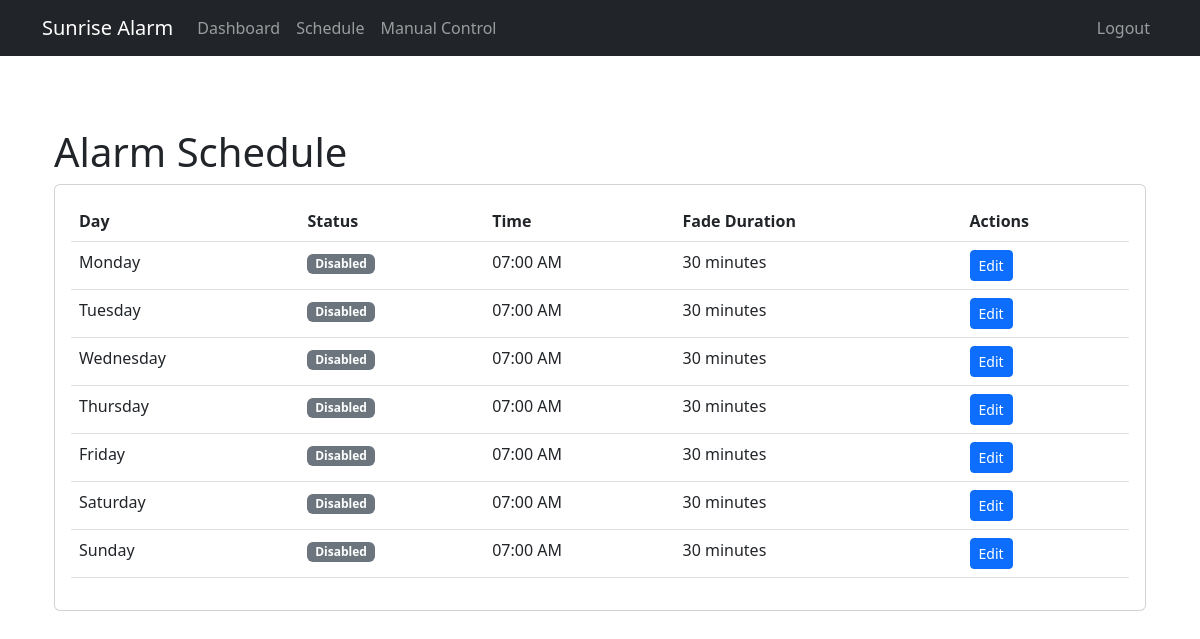
/schedule (signed in), run on the app's committed database.
### sunrise_alarm/app/models.py (models this page shows, shortened)
class AlarmSchedule(db.Model):
    id = db.Column(db.Integer, primary_key=True)
    day_of_week = db.Column(db.Integer, index=True)  # 0-6 for Monday-Sunday
    enabled = db.Column(db.Boolean, default=False)
    alarm_time = db.Column(db.Time, nullable=False)
    fade_duration = db.Column(db.Integer, default=30)  # Duration in minutes

### sunrise_alarm/app/routes.py (the view, shortened to what this page needs)
@main_bp.route('/schedule')
@login_required
def schedule():
    days = ['Monday', 'Tuesday', 'Wednesday', 'Thursday', 'Friday', 'Saturday', 'Sunday']
    alarms = {}
    for day_idx, day_name in enumerate(days):
        alarm = AlarmSchedule.query.filter_by(day_of_week=day_idx).first()
        alarms[day_name] = alarm
    return render_template('schedule.html', days=days, alarms=alarms)

### sunrise_alarm/app/models.py (called while the page is built)
@login.user_loader
def load_user(id):
    return User.query.get(int(id))

### sunrise_alarm/app/templates/schedule.html (shortened to what this page needs)
{% extends "base.html" %}
{% block content %}
<div class="row">
    <div class="col-md-12">
        <h1>Alarm Schedule</h1>
        <div class="card">
            <div class="card-body">
                <table class="table">
                    <thead>
                        <tr>
                            <th>Day</th>
                            <th>Status</th>
                            <th>Time</th>
                            <th>Fade Duration</th>
                            <th>Actions</th>
                        </tr>
                    </thead>
                    <tbody>
                        {% for day in days %}
                        <tr>
                            <td>{{ day }}</td>
                            <td>
                                {% if alarms[day].enabled %}
                                <span class="badge bg-success">Enabled</span>
                                {% else %}
                                <span class="badge bg-secondary">Disabled</span>
                                {% endif %}
                            </td>
                            <td>{{ alarms[day].alarm_time.strftime('%I:%M %p') }}</td>
                            <td>{{ alarms[day].fade_duration }} minutes</td>
                            <td>
                                <a href="{{ url_for('main.edit_schedule', day_id=loop.index0) }}" class="btn btn-sm btn-primary">Edit</a>
                            </td>
                        </tr>
                        {% endfor %}
                    </tbody>
                </table>
            </div>
        </div>
    </div>
</div>
{% endblock %}

### sunrise_alarm/app/templates/base.html (shortened to what this page needs)
<!DOCTYPE html>
<html lang="en">
<head>
    <link rel="stylesheet" href="https://cdn.jsdelivr.net/npm/bootstrap@5.2.3/dist/css/bootstrap.min.css">
</head>
<body>
    <nav class="navbar navbar-expand-md navbar-dark bg-dark fixed-top">
        <div class="container">
            <a class="navbar-brand" href="{{ url_for('main.index') }}">Sunrise Alarm</a>
            <div class="collapse navbar-collapse" id="navbarNav">
                <ul class="navbar-nav me-auto">
                    {% if current_user.is_authenticated %}
                    <li class="nav-item">
                        <a class="nav-link" href="{{ url_for('main.index') }}">Dashboard</a>
                    </li>
                    <li class="nav-item">
                        <a class="nav-link" href="{{ url_for('main.schedule') }}">Schedule</a>
                    </li>
                    <li class="nav-item">
                        <a class="nav-link" href="{{ url_for('main.manual_control') }}">Manual Control</a>
                    </li>
                    {% endif %}
                </ul>
                <ul class="navbar-nav">
                    {% if current_user.is_authenticated %}
                    <li class="nav-item">
                        <a class="nav-link" href="{{ url_for('auth.logout') }}">Logout</a>
                    </li>
                    {% else %}
                    <li class="nav-item">
                        <a class="nav-link" href="{{ url_for('auth.login') }}">Login</a>
                    </li>
                    {% endif %}
                </ul>
            </div>
        </div>
    </nav>
    <main class="container main-content">
        {% block content %}{% endblock %}
    </main>
</body>
</html>

### sunrise_alarm/app/templates/base.html (style rules this page uses)
body { padding-top: 5rem; }
.main-content { padding: 3rem 1.5rem; }

### data on the page
AlarmSchedule: alarm_time "07:00 AM", fade_duration "30"
AlarmSchedule: alarm_time "07:00 AM", fade_duration "30"
AlarmSchedule: alarm_time "07:00 AM", fade_duration "30"
AlarmSchedule: alarm_time "07:00 AM", fade_duration "30"
AlarmSchedule: alarm_time "07:00 AM", fade_duration "30"
AlarmSchedule: alarm_time "07:00 AM", fade_duration "30"
AlarmSchedule: alarm_time "07:00 AM", fade_duration "30"

### other printed values
{{ day }} "Monday" "Tuesday" "Wednesday" "Thursday" "Friday" "Saturday" "Sunday"
